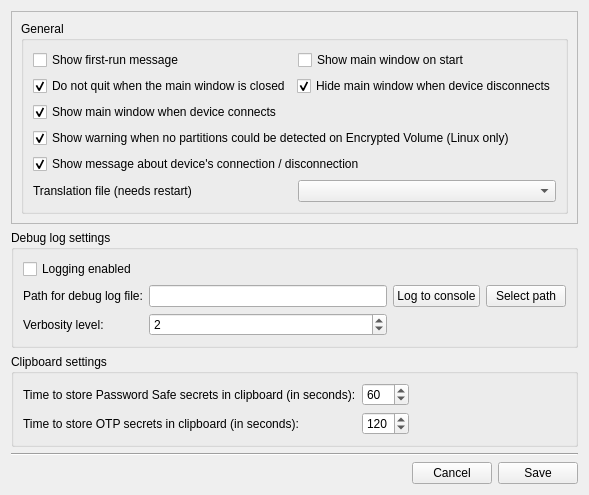
      <widget class="QWidget" name="tab_4">
       <attribute name="title">
        <string>Settings</string>
       </attribute>
       <layout class="QVBoxLayout" name="verticalLayout_73">
        <item>
         <layout class="QVBoxLayout" name="verticalLayout_72">
          <item>
           <widget class="QFrame" name="frame_9">
            <property name="frameShape">
             <enum>QFrame::StyledPanel</enum>
            </property>
            <property name="frameShadow">
             <enum>QFrame::Raised</enum>
            </property>
            <layout class="QVBoxLayout" name="verticalLayout_15">
             <item>
              <widget class="QGroupBox" name="gr_general">
               <property name="title">
                <string>General</string>
               </property>
               <layout class="QVBoxLayout" name="verticalLayout_3">
                <item>
                 <layout class="QHBoxLayout" name="horizontalLayout_19">
                  <item>
                   <widget class="QCheckBox" name="cb_first_run_message">
                    <property name="text">
                     <string>Show first-run message</string>
                    </property>
                   </widget>
                  </item>
                  <item>
                   <widget class="QCheckBox" name="cb_show_window_on_start">
                    <property name="text">
                     <string>Show main window on start</string>
                    </property>
                   </widget>
                  </item>
                 </layout>
                </item>
                <item>
                 <layout class="QHBoxLayout" name="horizontalLayout_17">
                  <item>
                   <widget class="QCheckBox" name="cb_hide_main_window_on_close">
                    <property name="text">
                     <string>Do not quit when the main window is closed</string>
                    </property>
                    <property name="checked">
                     <bool>true</bool>
                    </property>
                   </widget>
                  </item>
                  <item>
                   <widget class="QCheckBox" name="cb_hide_main_window_on_connection">
                    <property name="text">
                     <string>Hide main window when device disconnects</string>
                    </property>
                    <property name="checked">
                     <bool>true</bool>
                    </property>
                   </widget>
                  </item>
                 </layout>
                </item>
                <item>
                 <widget class="QCheckBox" name="cb_show_main_window_on_connection">
                  <property name="text">
                   <string>Show main window when device connects</string>
                  </property>
                  <property name="checked">
                   <bool>true</bool>
                  </property>
                 </widget>
                </item>
                <item>
                 <widget class="QCheckBox" name="cb_check_symlink">
                  <property name="text">
                   <string>Show warning when no partitions could be detected on Encrypted Volume (Linux only)</string>
                  </property>
                  <property name="checked">
                   <bool>true</bool>
                  </property>
                 </widget>
                </item>
                <item>
                 <widget class="QCheckBox" name="cb_device_connection_message">
                  <property name="text">
                   <string>Show message about device's connection / disconnection</string>
                  </property>
                  <property name="checked">
                   <bool>true</bool>
                  </property>
                 </widget>
                </item>
                <item>
                 <layout class="QHBoxLayout" name="horizontalLayout_12">
                  <item>
                   <widget class="QLabel" name="label_28">
                    <property name="text">
                     <string>&lt;html&gt;&lt;head/&gt;&lt;body&gt;&lt;p&gt;Translation file (needs restart)&lt;/p&gt;&lt;/body&gt;&lt;/html&gt;</string>
                    </property>
                   </widget>
                  </item>
                  <item>
                   <widget class="QComboBox" name="combo_languages">
                    <property name="accessibleName">
                     <string>Translation file (needs restart)</string>
                    </property>
                   </widget>
                  </item>
                 </layout>
                </item>
               </layout>
              </widget>
             </item>
            </layout>
           </widget>
          </item>
          <item>
           <layout class="QVBoxLayout" name="verticalLayout_71">
            <item>
             <widget class="QGroupBox" name="groupBox">
              <property name="title">
               <string>Debug log settings</string>
              </property>
              <layout class="QGridLayout" name="gridLayout_3">
               <item row="1" column="1">
                <widget class="QLineEdit" name="edit_debug_file_path">
                 <property name="accessibleName">
                  <string>Path for debug log file:</string>
                 </property>
                </widget>
               </item>
               <item row="3" column="1">
                <widget class="QSpinBox" name="spin_debug_verbosity">
                 <property name="accessibleName">
                  <string>Verbosity level:</string>
                 </property>
                 <property name="maximum">
                  <number>6</number>
                 </property>
                 <property name="value">
                  <number>2</number>
                 </property>
                </widget>
               </item>
               <item row="1" column="0">
                <widget class="QLabel" name="label_10">
                 <property name="text">
                  <string>Path for debug log file:</string>
                 </property>
                 <property name="buddy">
                  <cstring>edit_debug_file_path</cstring>
                 </property>
                </widget>
               </item>
               <item row="3" column="0">
                <widget class="QLabel" name="label_20">
                 <property name="text">
                  <string>Verbosity level:</string>
                 </property>
                 <property name="buddy">
                  <cstring>spin_debug_verbosity</cstring>
                 </property>
                </widget>
               </item>
               <item row="0" column="0">
                <widget class="QCheckBox" name="cb_debug_enabled">
                 <property name="accessibleName">
                  <string/>
                 </property>
                 <property name="text">
                  <string>Logging enabled</string>
                 </property>
                </widget>
               </item>
               <item row="1" column="2">
                <widget class="QPushButton" name="btn_select_debug_console">
                 <property name="text">
                  <string>Log to console</string>
                 </property>
                </widget>
               </item>
               <item row="1" column="3">
                <widget class="QPushButton" name="btn_select_debug_file_path">
                 <property name="text">
                  <string>Select path</string>
                 </property>
                </widget>
               </item>
              </layout>
             </widget>
            </item>
            <item>
             <widget class="QGroupBox" name="groupBox_2">
              <property name="title">
               <string>Clipboard settings</string>
              </property>
              <layout class="QGridLayout" name="gridLayout_4">
               <item row="3" column="1">
                <widget class="QSpinBox" name="spin_OTP_time">
                 <property name="accessibleName">
                  <string>Time to store OTP secrets in clipboard (in seconds):</string>
                 </property>
                 <property name="minimum">
                  <number>10</number>
                 </property>
                 <property name="maximum">
                  <number>600</number>
                 </property>
                 <property name="value">
                  <number>120</number>
                 </property>
                </widget>
               </item>
               <item row="1" column="0">
                <widget class="QLabel" name="label_30">
                 <property name="text">
                  <string>Time to store Password Safe secrets in clipboard (in seconds):</string>
                 </property>
                 <property name="buddy">
                  <cstring>spin_debug_verbosity</cstring>
                 </property>
                </widget>
               </item>
               <item row="1" column="1">
                <widget class="QSpinBox" name="spin_PWS_time">
                 <property name="accessibleName">
                  <string>TIme to store Password Safe secrets in clipboard (in seconds):</string>
                 </property>
                 <property name="minimum">
                  <number>10</number>
                 </property>
                 <property name="maximum">
                  <number>600</number>
                 </property>
                 <property name="value">
                  <number>60</number>
                 </property>
                </widget>
               </item>
               <item row="3" column="0">
                <widget class="QLabel" name="label_31">
                 <property name="text">
                  <string>Time to store OTP secrets in clipboard (in seconds):</string>
                 </property>
                 <property name="buddy">
                  <cstring>spin_debug_verbosity</cstring>
                 </property>
                </widget>
               </item>
               <item row="1" column="2">
                <spacer name="horizontalSpacer_7">
                 <property name="orientation">
                  <enum>Qt::Horizontal</enum>
                 </property>
                 <property name="sizeHint" stdset="0">
                  <size>
                   <width>40</width>
                   <height>20</height>
                  </size>
                 </property>
                </spacer>
               </item>
              </layout>
             </widget>
            </item>
            <item>
             <spacer name="verticalSpacer_4">
              <property name="orientation">
               <enum>Qt::Vertical</enum>
              </property>
              <property name="sizeType">
               <enum>QSizePolicy::MinimumExpanding</enum>
              </property>
              <property name="sizeHint" stdset="0">
               <size>
                <width>20</width>
                <height>0</height>
               </size>
              </property>
             </spacer>
            </item>
            <item>
             <widget class="Line" name="line_10">
              <property name="orientation">
               <enum>Qt::Horizontal</enum>
              </property>
             </widget>
            </item>
           </layout>
          </item>
          <item>
           <layout class="QHBoxLayout" name="horizontalLayout_11">
            <item>
             <spacer name="horizontalSpacer_5">
              <property name="orientation">
               <enum>Qt::Horizontal</enum>
              </property>
              <property name="sizeHint" stdset="0">
               <size>
                <width>40</width>
                <height>20</height>
               </size>
              </property>
             </spacer>
            </item>
            <item>
             <widget class="QPushButton" name="btn_cancelSettings">
              <property name="text">
               <string>Cancel</string>
              </property>
             </widget>
            </item>
            <item>
             <widget class="QPushButton" name="btn_writeSettings">
              <property name="text">
               <string>Save</string>
              </property>
             </widget>
            </item>
           </layout>
          </item>
         </layout>
        </item>
       </layout>
      </widget>
